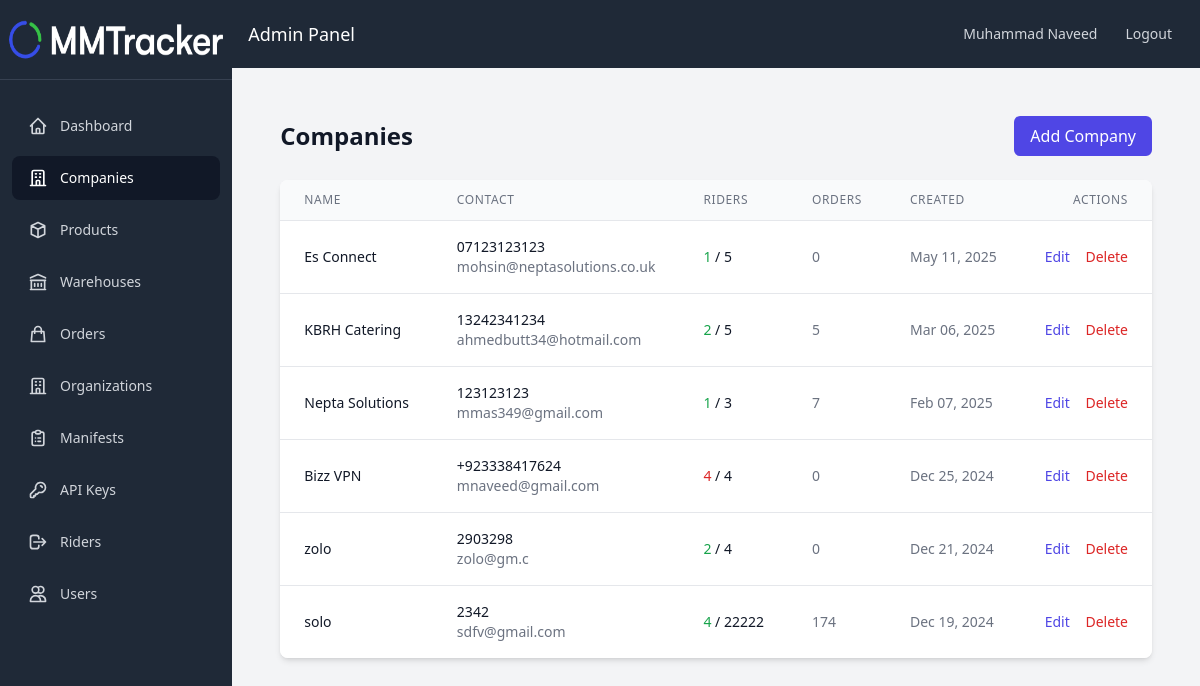
The page /pages/companies/index.php (signed in) on the database its author committed.
### tables this page shows
CREATE TABLE `Companies` (
  `id` int(11) NOT NULL,
  `name` varchar(255) NOT NULL,
  `phone` varchar(20) DEFAULT NULL,
  `email` varchar(255) DEFAULT NULL,
  `address` text DEFAULT NULL,
  `total_riders_allowed` int(11) DEFAULT NULL,
  `default_requires_image_proof` tinyint(1) NOT NULL DEFAULT 1,
  `default_requires_signature_proof` tinyint(1) NOT NULL DEFAULT 1,
  `created_at` timestamp NOT NULL DEFAULT current_timestamp(),
  `updated_at` timestamp NOT NULL DEFAULT current_timestamp() ON UPDATE current_timestamp()
);

### includes/config.php (called while the page is built, shortened)
<?php
$db_host = 'localhost';
$db_user = 'root';
$db_pass = '';
$db_name = 'u337053559_delivery';
$conn = mysqli_connect($db_host, $db_user, $db_pass, $db_name);
mysqli_set_charset($conn, "utf8mb4");
function validUser() {
    global $conn;
    $query = "SELECT id, is_active FROM Users WHERE id = ?";
    $stmt = mysqli_prepare($conn, $query);
    mysqli_stmt_bind_param($stmt, "i", $_SESSION['user_id']);
    mysqli_stmt_execute($stmt);
    $result = mysqli_stmt_get_result($stmt);
    return true;
}
?>

### pages/companies/index.php (the view, shortened to what this page needs)
<?php
require_once '../../includes/config.php';
$query = "SELECT
    Companies.*,
    (SELECT COUNT(*) FROM RiderCompanies
     WHERE company_id = Companies.id AND is_active = 1) as active_riders,
    (SELECT COUNT(*) FROM Orders WHERE company_id = Companies.id) as order_count
FROM Companies
ORDER BY created_at DESC";
$result = mysqli_query($conn, $query);
?>
<!DOCTYPE html>
<html lang="en">
<head>
    <script src="https://cdn.tailwindcss.com"></script>
</head>
<body class="bg-gray-100">
    <?php include_once '../../includes/navbar.php'; ?>
    <div class="flex-1 flex flex-col">
        <div class="bg-gray-800 p-4 flex justify-between items-center">
            <div class="text-white text-lg">Admin Panel</div>
            <div class="flex items-center">
                <span class="text-gray-300 text-sm mr-4"><?php echo $_SESSION['user_name']; ?></span>
                <a href="<?php echo SITE_URL; ?>logout.php"
                    class="text-gray-300 hover:bg-gray-700 hover:text-white px-3 py-2 rounded-md text-sm font-medium">
                    Logout
                </a>
            </div>
        </div>
        <div class="p-4">
            <div class="max-w-7xl mx-auto px-4 sm:px-6 lg:px-8 py-8">
                <div class="flex justify-between items-center mb-6">
                    <h1 class="text-2xl font-bold text-gray-900">Companies</h1>
                    <a href="create.php" class="bg-indigo-600 text-white px-4 py-2 rounded-md hover:bg-indigo-700">Add Company</a>
                </div>
                <div class="bg-white shadow-md rounded-lg overflow-hidden">
                    <table class="min-w-full divide-y divide-gray-200">
                        <thead class="bg-gray-50">
                            <tr>
                                <th class="px-6 py-3 text-left text-xs font-medium text-gray-500 uppercase tracking-wider">Name</th>
                                <th class="px-6 py-3 text-left text-xs font-medium text-gray-500 uppercase tracking-wider">Contact</th>
                                <th class="px-6 py-3 text-left text-xs font-medium text-gray-500 uppercase tracking-wider">Riders</th>
                                <th class="px-6 py-3 text-left text-xs font-medium text-gray-500 uppercase tracking-wider">Orders</th>
                                <th class="px-6 py-3 text-left text-xs font-medium text-gray-500 uppercase tracking-wider">Created</th>
                                <th class="px-6 py-3 text-right text-xs font-medium text-gray-500 uppercase tracking-wider">Actions</th>
                            </tr>
                        </thead>
                        <tbody class="bg-white divide-y divide-gray-200">
                            <?php while ($company = mysqli_fetch_assoc($result)): ?>
                                <tr>
                                    <td class="px-6 py-4 whitespace-nowrap">
                                        <div class="text-sm font-medium text-gray-900"><?php echo htmlspecialchars($company['name']); ?></div>
                                    </td>
                                    <td class="px-6 py-4 whitespace-nowrap">
                                        <div class="text-sm text-gray-900"><?php echo htmlspecialchars($company['phone']); ?></div>
                                        <div class="text-sm text-gray-500"><?php echo htmlspecialchars($company['email']); ?></div>
                                    </td>
                                    <td class="px-6 py-4 whitespace-nowrap">
                                        <div class="text-sm text-gray-900">
                                            <?php
                                            $active_riders = $company['active_riders'];
                                            $total_allowed = $company['total_riders_allowed'] ?: '∞';
                                            $rider_status_class = $total_allowed !== '∞' && $active_riders >= $total_allowed ? 'text-red-600' : 'text-green-600';
                                            ?>
                                            <span class="<?php echo $rider_status_class; ?>">
                                                <?php echo $active_riders; ?>
                                            </span>
                                            / <?php echo $total_allowed; ?>
                                        </div>
                                    </td>
                                    <td class="px-6 py-4 whitespace-nowrap text-sm text-gray-500">
                                        <?php echo $company['order_count']; ?>
                                    </td>
                                    <td class="px-6 py-4 whitespace-nowrap text-sm text-gray-500">
                                        <?php echo date('M d, Y', strtotime($company['created_at'])); ?>
                                    </td>
                                    <td class="px-6 py-4 whitespace-nowrap text-right text-sm font-medium">
                                        <a href="edit.php?id=<?php echo $company['id']; ?>" class="text-indigo-600 hover:text-indigo-900 mr-3">Edit</a>
                                        <form action="" method="POST" class="inline" onsubmit="return confirm('Are you sure you want to delete this company?');">
                                            <button type="submit" name="delete" class="text-red-600 hover:text-red-900">Delete</button>
                                        </form>
                                    </td>
                                </tr>
                            <?php endwhile; ?>
                        </tbody>
                    </table>
                </div>
            </div>
        </div>
</body>
</html>

### rows shown on the page
companies: name "Es Connect", phone "07123123123", email "mohsin@neptasolutions.co.uk", active_riders "1", total_riders_allowed "5", order_count "0", created_at "May 11, 2025"
companies: name "KBRH Catering", phone "13242341234", email "ahmedbutt34@hotmail.com", active_riders "2", total_riders_allowed "5", order_count "5", created_at "Mar 06, 2025"
companies: name "Nepta Solutions", phone "123123123", email "mmas349@gmail.com", active_riders "1", total_riders_allowed "3", order_count "7", created_at "Feb 07, 2025"
companies: name "Bizz VPN", phone "+923338417624", email "mnaveed@gmail.com", active_riders "4", total_riders_allowed "4", order_count "0", created_at "Dec 25, 2024"
companies: name "zolo", phone "2903298", email "zolo@gm.c", active_riders "2", total_riders_allowed "4", order_count "0", created_at "Dec 21, 2024"
companies: name "solo", phone "2342", email "sdfv@gmail.com", active_riders "4", total_riders_allowed "22222", order_count "174", created_at "Dec 19, 2024"

### other values the page prints
$_SESSION['user_name'] "Muhammad Naveed"
